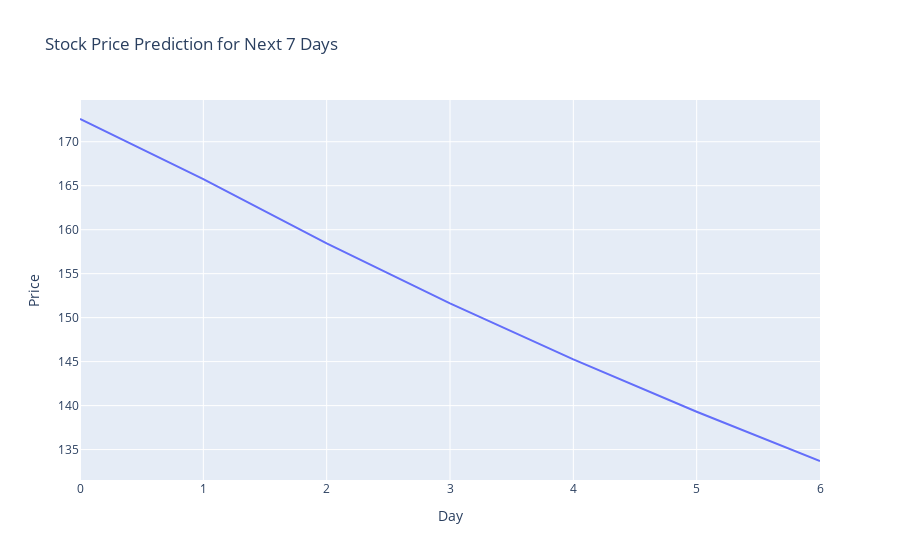

The notebook cell saved with this chart:
### Markdown cell above
The model is designed to predict stock prices for the next n days (Type 2 forecasting), focusing on short- to mid-term trends

### Code cell
# Predict the next n days
n_days = 7
x_input = test_data[-time_step:].reshape(1, -1)
temp_input = list(x_input[0])
lst_output = []

for i in range(n_days):
    if len(temp_input) > time_step:
        x_input = np.array(temp_input[1:])
        x_input = x_input.reshape((1, time_step, 1))
        yhat = model.predict(x_input, verbose=0)
        temp_input.append(yhat[0][0])
        temp_input = temp_input[1:]
        lst_output.append(yhat[0][0])
    else:
        x_input = x_input.reshape((1, time_step, 1))
        yhat = model.predict(x_input, verbose=0)
        temp_input.append(yhat[0][0])
        lst_output.append(yhat[0][0])


lst_output = scaler.inverse_transform(np.array(lst_output).reshape(-1, 1))

# Plot predictions for the next n days
fig_future = go.Figure()
fig_future.add_trace(go.Scatter(y=lst_output.flatten(), mode='lines', name='Predicted'))
fig_future.update_layout(title=f'Stock Price Prediction for Next {n_days} Days', xaxis_title='Day', yaxis_title='Price')
fig_future.show()

### Figure 1 — Plotly figure (JSON) as saved in the notebook; plotly's stock layout.template omitted (floating-point values rounded to 4 significant figures)
{"data": [{"mode": "lines", "name": "Predicted", "type": "scatter", "y": [172.6, 165.7, 158.4, 151.6, 145.3, 139.3, 133.7]}], "layout": {"title": {"text": "Stock Price Prediction for Next 7 Days"}, "xaxis": {"title": {"text": "Day"}}, "yaxis": {"title": {"text": "Price"}}}}
